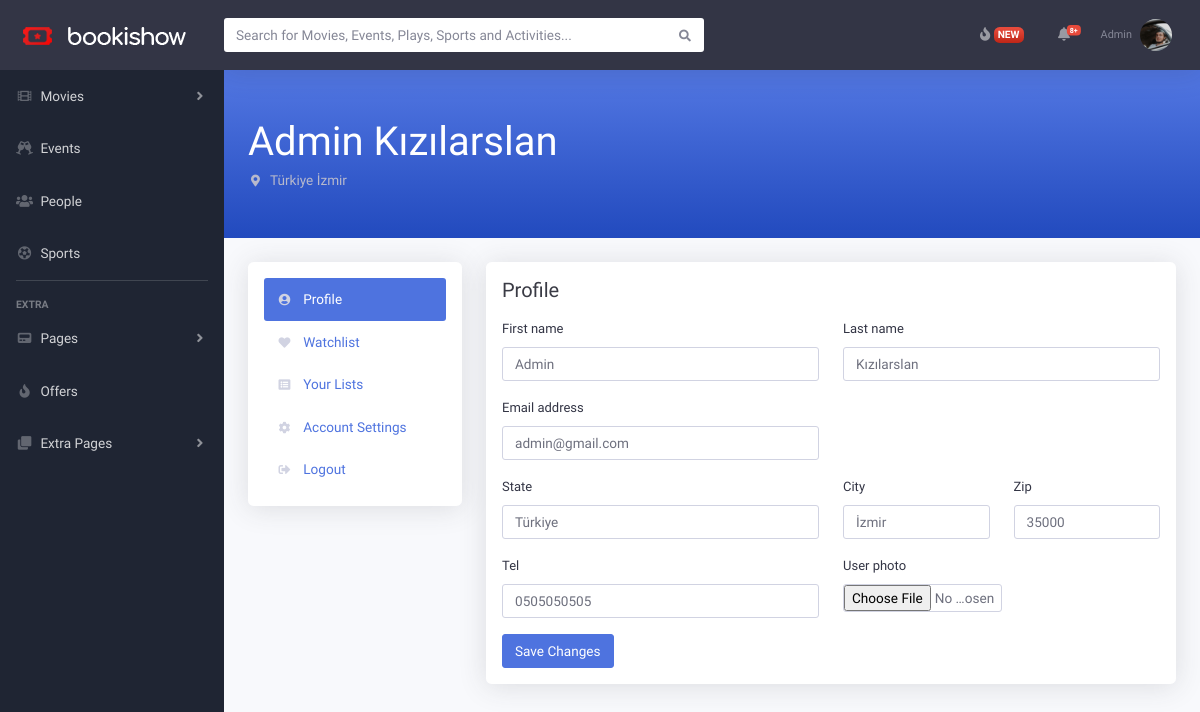
Page /profile/ (signed in) on the committed database.
### userapp/models.py (models this page shows)
class CustomUser(AbstractUser):
    user_photo = models.ImageField(upload_to='profile-photo',blank=True,null=True)
    state = models.CharField(max_length=50 ,blank=True,null=True)
    city = models.CharField(max_length=100 ,blank=True,null=True)
    zip = models.PositiveIntegerField(blank=True,null=True)
    tel = models.CharField(max_length=11 ,blank=True,null=True)

### userapp/views.py (the view)
# urls.py: path('profile/',user_profile,name='profile')
def user_profile(request):
    user=request.user
    if request.method == 'POST':
        form = UserUpdate(request.POST,request.FILES,instance=user)
        if form.is_valid():
            form.save()
            return redirect('profile')
    form = UserUpdate(instance=user)
    try:
        favlist =MovieFavList.objects.get(user = request.user)
        favliste = favlist.favorite_movie.all()
    except MovieFavList.DoesNotExist:
        favliste = None
    context = {
        'form':form,
        'favliste':favliste
    }
    return render(request,'profile.html',context)

### userapp/forms.py
class UserUpdate(forms.ModelForm):
    class Meta:
        model = CustomUser
        fields = ('first_name','last_name','email','user_photo','state','city','zip','tel')
    def __init__(self,*args,**kwargs):
        super().__init__(*args, **kwargs)
        self.fields['first_name'].widget = widgets.TextInput(attrs={'class':'form-control','placeholder':'First Name'})
        self.fields['last_name'].widget = widgets.TextInput(attrs={'class':'form-control','placeholder':'Last Name'})
        self.fields['email'].widget = widgets.TextInput(attrs={'class':'form-control','placeholder':'Email Address'})
        self.fields['user_photo'].widget = widgets.FileInput(attrs={'class':'form-control p-0 h-100 w-50'})
        self.fields['state'].widget = widgets.TextInput(attrs={'class':'form-control','placeholder':'State'})
        self.fields['city'].widget = widgets.TextInput(attrs={'class':'form-control','placeholder':'City'})
        self.fields['zip'].widget = widgets.NumberInput(attrs={'class':'form-control','placeholder':'Zip Code'})
        self.fields['tel'].widget = widgets.TextInput(attrs={'class':'form-control','placeholder':'Phone'})

### movieapp/context_processors.py (called while the page is built)
def category_context(request):
    category = Category.objects.all()
    return{'category':category}

### userapp/templates/profile.html (shortened to what this page needs)
{% extends "base.html" %}
{% load static %}
{% block content %}
<div id="page-top">
    <div id="wrapper">
        {% include "partials/_sidebar.html" %}
        <div id="content-wrapper" class="d-flex flex-column">
            <div id="content">
                {% include "partials/_navbar.html" %}
                <div class="container-fluid">
                    <section class="pt-5 pb-5 bg-gradient-primary text-white pl-4 pr-4 inner-profile mb-4">
                        <div class="row gutter-2 gutter-md-4 align-items-end">
                            <div class="col-md-6 text-center text-md-left">
                                <h1 class="mb-1">{{user.first_name}} {{user.last_name}}</h1>
                                <span class="text-muted text-gray-500">
                                {% if user.state %}
                                    <i class="fas fa-map-marker-alt fa-fw fa-sm mr-1"></i>
                                    {{user.state}} {{user.city}}
                                {% endif %}
                                </span>
                            </div>
                        </div>
                    </section>
                    <div class="row">
                        <div class="col-xl-3 col-lg-3">
                            <div class="bg-white p-3 widget shadow rounded mb-4">
                                                <div
                                                class="nav nav-pills flex-column lavalamp"
                                                id="sidebar-1"
                                                role="tablist"
                                                >
                                                <a
                                                    class="nav-link active"
                                                    data-toggle="tab"
                                                    href="#sidebar-1-1"
                                                    role="tab"
                                                    aria-controls="sidebar-1"
                                                    aria-selected="true"
                                                    ><i
                                                    class="fas fa-user-circle fa-sm fa-fw mr-2 text-gray-400"
                                                    ></i>
                                                    Profile</a
                                                >
                                                <a
                                                    class="nav-link"
                                                    data-toggle="tab"
                                                    href="#sidebar-1-2"
                                                    role="tab"
                                                    aria-controls="sidebar-1-2"
                                                    aria-selected="false"
                                                    ><i class="fas fa-heart fa-sm fa-fw mr-2 text-gray-400"></i>
                                                    Watchlist</a
                                                >
                                                <a
                                                    class="nav-link"
                                                    data-toggle="tab"
                                                    href="#sidebar-1-3"
                                                    role="tab"
                                                    aria-controls="sidebar-1-3"
                                                    aria-selected="false"
                                                    ><i
                                                    class="fas fa-list-alt fa-sm fa-fw mr-2 text-gray-400"
                                                    ></i>
                                                    Your Lists</a
                                                >
                                                <a
                                                    class="nav-link"
                                                    data-toggle="tab"
                                                    href="#sidebar-1-4"
                                                    role="tab"
                                                    aria-controls="sidebar-1-4"
                                                    aria-selected="false"
                                                    ><i class="fas fa-cog fa-sm fa-fw mr-2 text-gray-400"></i>
                                                    Account Settings</a
                                                >
                                                <a
                                                    class="nav-link"
                                                    href="#"
                                                    data-toggle="modal"
                                                    data-target="#logoutModal"
                                                    ><i
                                                    class="fas fa-sign-out-alt fa-sm fa-fw mr-2 text-gray-400"
                                                    ></i>
                                                    Logout</a
                                                >
                                                </div>
                            </div>
                        </div>
                        <div class="col-xl-9 col-lg-9">
                            <div class="bg-white p-3 widget shadow rounded mb-4">
                                <div class="tab-content" id="myTabContent">
                                    <div class="tab-pane fade show active" id="sidebar-1-1" role="tabpanel" aria-labelledby="sidebar-1-1">
                                                            <div class="d-sm-flex align-items-center justify-content-between mb-3">
                                                                <h1 class="h5 mb-0 text-gray-900">Profile</h1>
                                                            </div>
                                                            <form method="POST" enctype="multipart/form-data">
                                                                <div class="row gutter-1">
                                                                    <div class="col-md-6">
                                                                        <div class="form-group">
                                                                        <label for="{{form.first_name.id_for_label}}">{{form.first_name.label}}</label>
                                                                        {{form.first_name}}
                                                                        </div>
                                                                    </div>
                                                                    <div class="col-md-6">
                                                                        <div class="form-group">
                                                                        <label for="{{form.last_name.id_for_label}}">{{form.last_name.label}}</label>
                                                                        {{form.last_name}}
                                                                        </div>
                                                                    </div>
                                                                    <div class="col-md-6">
                                                                        <div class="form-group">
                                                                        <label for="{{form.email.id_for_label}}">{{form.email.label}}</label>
                                                                        {{form.email}}
                                                                        </div>
                                                                    </div>
                                                                    <div class="col-md-6"></div>
                                                                    <div class="col-md-6">
                                                                        <div class="form-group">
                                                                            <label for="{{form.state.id_for_label}}">{{form.state.label}}</label>
                                                                            {{form.state}}
                                                                        </div>
                                                                    </div>
                                                                    <div class="col-md-3">
                                                                        <div class="form-group">
                                                                            <label for="{{form.city.id_for_label}}">{{form.city.label}}</label>
                                                                            {{form.city}}
                                                                        </div>
                                                                    </div>
                                                                    <div class="col-md-3">
                                                                        <div class="form-group">
                                                                            <label for="{{form.zip.id_for_label}}">{{form.zip.label}}</label>
                                                                            {{form.zip}}
                                                                        </div>
                                                                    </div>
                                                                    <div class="col-md-6">
                                                                        <div class="form-group">
                                                                            <label for="{{form.tel.id_for_label}}">{{form.tel.label}}</label>
                                                                            {{form.tel}}
                                                                        </div>
                                                                    </div>
                                                                    <div class="col-md-6">
                                                                        <div class="form-group">
                                                                            <label for="{{form.user_photo.id_for_label}}">{{form.user_photo.label}}</label>
                                                                            {{form.user_photo}}
                                                                        </div>
                                                                    </div>
                                                                </div>
                                                                <div class="row">
                                                                    <div class="col">
                                                                        <button type="submit" href="#!" class="btn btn-primary">Save Changes</button>
                                                                    </div>
                                                                </div>
                                                            </form>
                                    </div>
                                </div>
                            </div>
                        </div>
                    </div>
                </div>
            </div>
        </div>
    </div>
</div>
{% endblock content %}

### templates/partials/_navbar.html (shortened to what this page needs)
{% load static %}
<nav class="navbar navbar-expand navbar-dark topbar mb-4 pl-0 static-top shadow">
    <form class="d-none d-sm-inline-block form-inline mr-auto my-2 my-md-0 mw-100 navbar-search">
        <div class="input-group">
            <input type="text" class="form-control bg-white border-0 small"
                placeholder="Search for Movies, Events, Plays, Sports and Activities..."
                aria-label="Search" aria-describedby="basic-addon2">
            <div class="input-group-append">
                <button class="btn bg-white" type="button">
                    <i class="fas fa-search fa-sm"></i>
                </button>
            </div>
        </div>
    </form>
    <ul class="navbar-nav ml-auto">
        <li class="nav-item no-arrow mx-1">
            <a class="nav-link" href="offers.html">
                <i class="fas fa-fire fa-fw"></i>
                <span class="badge badge-danger bg-gradient-danger">NEW</span>
            </a>
        </li>
        <li class="nav-item dropdown no-arrow mx-1">
            <a class="nav-link dropdown-toggle" href="#" id="alertsDropdown" role="button"
                data-toggle="dropdown" aria-haspopup="true" aria-expanded="false">
                <i class="fas fa-bell fa-fw"></i>
                <span class="badge badge-danger badge-counter">8+</span>
            </a>
        </li>
        {% if request.user.is_authenticated %}
        <li class="nav-item dropdown no-arrow">
            <a class="nav-link dropdown-toggle" href="#" id="userDropdown" role="button"
                data-toggle="dropdown" aria-haspopup="true" aria-expanded="false">
                <span class="mr-2 d-none d-lg-inline text-gray-600 small">{{user.first_name}}</span>
                {% if user.user_photo %}
                <img class="img-profile rounded-circle" src="{{user.user_photo.url}}">
                {% endif %}
            </a>
        </li>
        {% else %}
        <li class="nav-item">
            <a class="nav-link" href="{% url 'login' %}">
                Login
            </a>
        </li>
        {% endif %}
    </ul>
</nav>

### rows in the picture
CustomUser: first_name "Admin", user_photo (picture), last_name "Kızılarslan", state "Türkiye", city "İzmir", email "admin@gmail.com", zip "35000", tel "0505050505"
